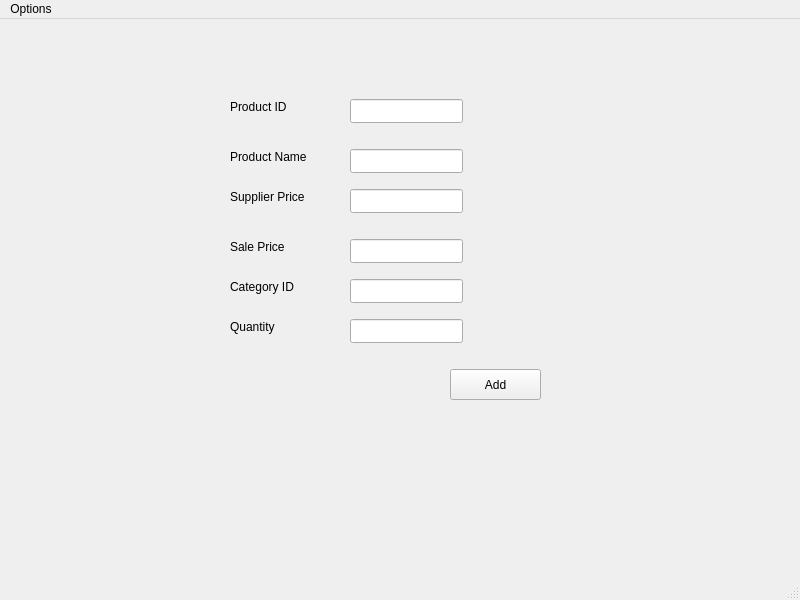
<?xml version="1.0" encoding="UTF-8"?>
<ui version="4.0">
 <class>MainWindow</class>
 <widget class="QMainWindow" name="MainWindow">
  <property name="geometry">
   <rect>
    <x>0</x>
    <y>0</y>
    <width>800</width>
    <height>600</height>
   </rect>
  </property>
  <property name="windowTitle">
   <string>MainWindow</string>
  </property>
  <widget class="QWidget" name="centralwidget">
   <widget class="QLabel" name="label">
    <property name="geometry">
     <rect>
      <x>230</x>
      <y>80</y>
      <width>61</width>
      <height>16</height>
     </rect>
    </property>
    <property name="text">
     <string>Product ID</string>
    </property>
   </widget>
   <widget class="QLabel" name="label_2">
    <property name="geometry">
     <rect>
      <x>230</x>
      <y>130</y>
      <width>81</width>
      <height>16</height>
     </rect>
    </property>
    <property name="text">
     <string>Product Name</string>
    </property>
   </widget>
   <widget class="QLabel" name="label_3">
    <property name="geometry">
     <rect>
      <x>230</x>
      <y>170</y>
      <width>81</width>
      <height>16</height>
     </rect>
    </property>
    <property name="text">
     <string>Supplier Price </string>
    </property>
   </widget>
   <widget class="QLineEdit" name="lineEdit">
    <property name="geometry">
     <rect>
      <x>350</x>
      <y>80</y>
      <width>113</width>
      <height>24</height>
     </rect>
    </property>
   </widget>
   <widget class="QLineEdit" name="lineEdit_2">
    <property name="geometry">
     <rect>
      <x>350</x>
      <y>130</y>
      <width>113</width>
      <height>24</height>
     </rect>
    </property>
   </widget>
   <widget class="QLineEdit" name="lineEdit_3">
    <property name="geometry">
     <rect>
      <x>350</x>
      <y>170</y>
      <width>113</width>
      <height>24</height>
     </rect>
    </property>
   </widget>
   <widget class="QLineEdit" name="lineEdit_4">
    <property name="geometry">
     <rect>
      <x>350</x>
      <y>220</y>
      <width>113</width>
      <height>24</height>
     </rect>
    </property>
   </widget>
   <widget class="QLabel" name="label_4">
    <property name="geometry">
     <rect>
      <x>230</x>
      <y>220</y>
      <width>81</width>
      <height>16</height>
     </rect>
    </property>
    <property name="text">
     <string>Sale Price</string>
    </property>
   </widget>
   <widget class="QLineEdit" name="lineEdit_5">
    <property name="geometry">
     <rect>
      <x>350</x>
      <y>260</y>
      <width>113</width>
      <height>24</height>
     </rect>
    </property>
   </widget>
   <widget class="QLabel" name="label_5">
    <property name="geometry">
     <rect>
      <x>230</x>
      <y>260</y>
      <width>81</width>
      <height>16</height>
     </rect>
    </property>
    <property name="text">
     <string>Category ID</string>
    </property>
   </widget>
   <widget class="QLineEdit" name="lineEdit_6">
    <property name="geometry">
     <rect>
      <x>350</x>
      <y>300</y>
      <width>113</width>
      <height>24</height>
     </rect>
    </property>
   </widget>
   <widget class="QLabel" name="label_6">
    <property name="geometry">
     <rect>
      <x>230</x>
      <y>300</y>
      <width>81</width>
      <height>16</height>
     </rect>
    </property>
    <property name="text">
     <string>Quantity</string>
    </property>
   </widget>
   <widget class="QPushButton" name="pushButton">
    <property name="geometry">
     <rect>
      <x>450</x>
      <y>350</y>
      <width>91</width>
      <height>31</height>
     </rect>
    </property>
    <property name="text">
     <string>Add</string>
    </property>
   </widget>
  </widget>
  <widget class="QMenuBar" name="menubar">
   <property name="geometry">
    <rect>
     <x>0</x>
     <y>0</y>
     <width>800</width>
     <height>21</height>
    </rect>
   </property>
   <widget class="QMenu" name="menuOptions">
    <property name="title">
     <string>Options</string>
    </property>
    <addaction name="actionOrder"/>
   </widget>
   <addaction name="menuOptions"/>
  </widget>
  <widget class="QStatusBar" name="statusbar"/>
  <action name="actionOrder">
   <property name="text">
    <string>Order</string>
   </property>
  </action>
 </widget>
 <resources/>
 <connections/>
</ui>
